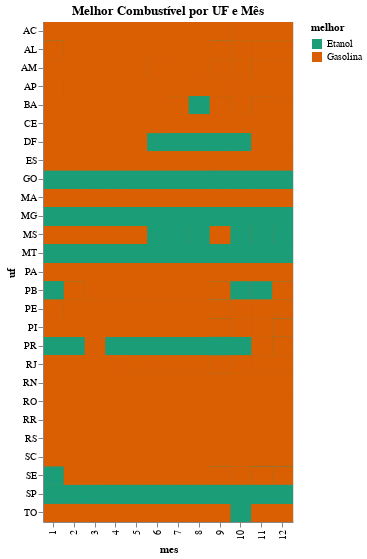

Write notebook code for a chart like this one.
### Markdown cell above
## Melhor Combustível por UF e Mês

### Code cell
alt.Chart(df3).mark_rect().encode(
    y='uf:O',
    x='mes:O',
    color=alt.Color('melhor', scale=alt.Scale(scheme='dark2'))
).properties(
    title="Melhor Combustível por UF e Mês",
    width=250,
    height=500
)

### Figure 1 — Vega-Lite specification as saved in the notebook (floating-point values rounded to 4 significant figures; data arrays with more than 128 entries replaced by an {"elided": "..."} marker saying what was removed)
{"config": {"view": {"continuousWidth": 400, "continuousHeight": 300}}, "data": {"name": "data-ff0f05f58f48638b18096f8432d856ab"}, "mark": "rect", "encoding": {"color": {"field": "melhor", "scale": {"scheme": "dark2"}, "type": "nominal"}, "x": {"field": "mes", "type": "ordinal"}, "y": {"field": "uf", "type": "ordinal"}}, "height": 500, "title": "Melhor Combustível por UF e Mês", "width": 250, "$schema": "https://vega.github.io/schema/vega-lite/v4.17.0.json", "datasets": {"data-ff0f05f58f48638b18096f8432d856ab": {"elided": "1902 records"}}}
